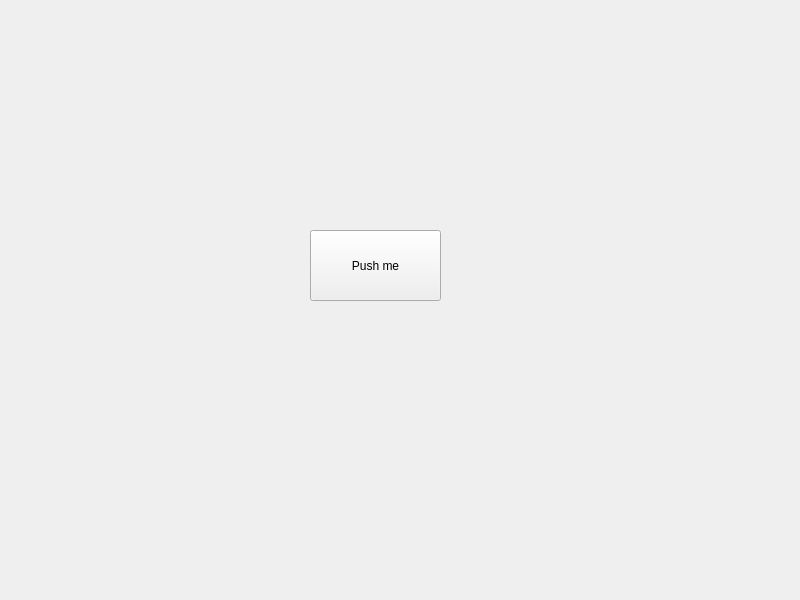
<?xml version="1.0" encoding="UTF-8"?>
<ui version="4.0">
 <class>MainWindow</class>
 <widget class="QMainWindow" name="MainWindow">
  <property name="geometry">
   <rect>
    <x>0</x>
    <y>0</y>
    <width>800</width>
    <height>600</height>
   </rect>
  </property>
  <property name="windowTitle">
   <string>MainWindow</string>
  </property>
  <widget class="QWidget" name="centralwidget">
   <widget class="QPushButton" name="pushButton">
    <property name="geometry">
     <rect>
      <x>310</x>
      <y>230</y>
      <width>131</width>
      <height>71</height>
     </rect>
    </property>
    <property name="text">
     <string>Push me</string>
    </property>
   </widget>
  </widget>
 </widget>
 <resources/>
 <connections/>
</ui>
